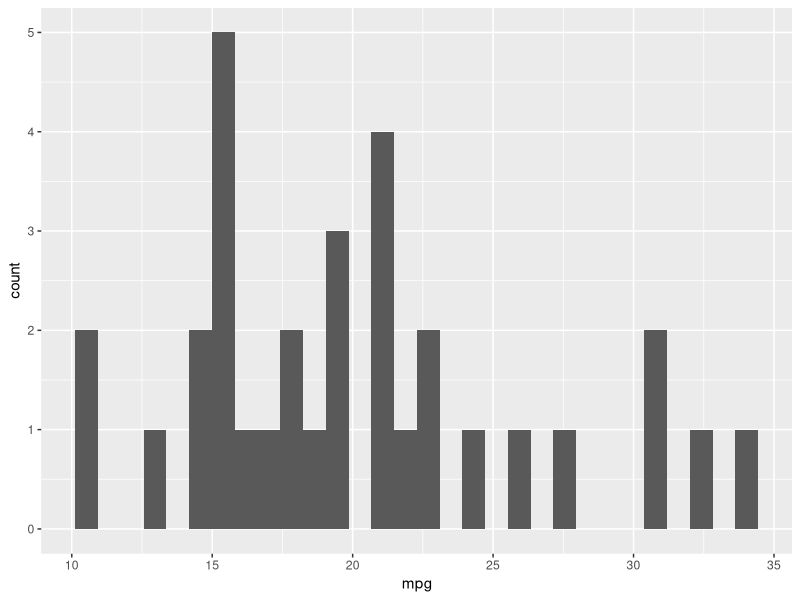
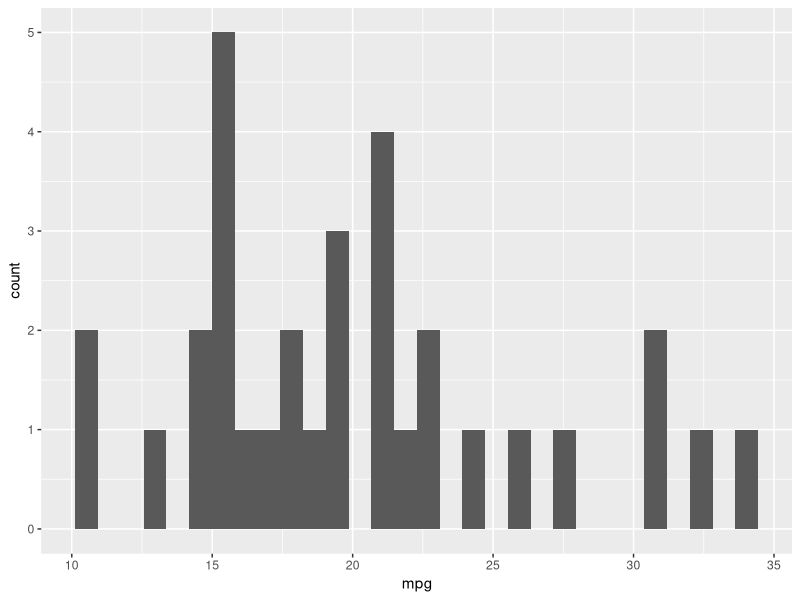

Here is the R script that generated these plots, in order:
## ---- chunk 1
library(ggplot2)
library(knitr)
## ---- chunk 2
str(mtcars[1:2,1:2])
## ---- chunk 3
knitr::opts_chunk$set(echo = TRUE)
## ---- chunk 4
a = data.frame(mpg = mtcars$mpg)
## ---- chunk 5
ggplot(a, aes(x = mpg)) +
    geom_histogram()
## ---- chunk 6
ggplot(a, aes(x = mpg)) +
    geom_histogram()
## ---- chunk 7
kable(mtcars[1:5, 1:3 ], caption = "A knitr kable.")
